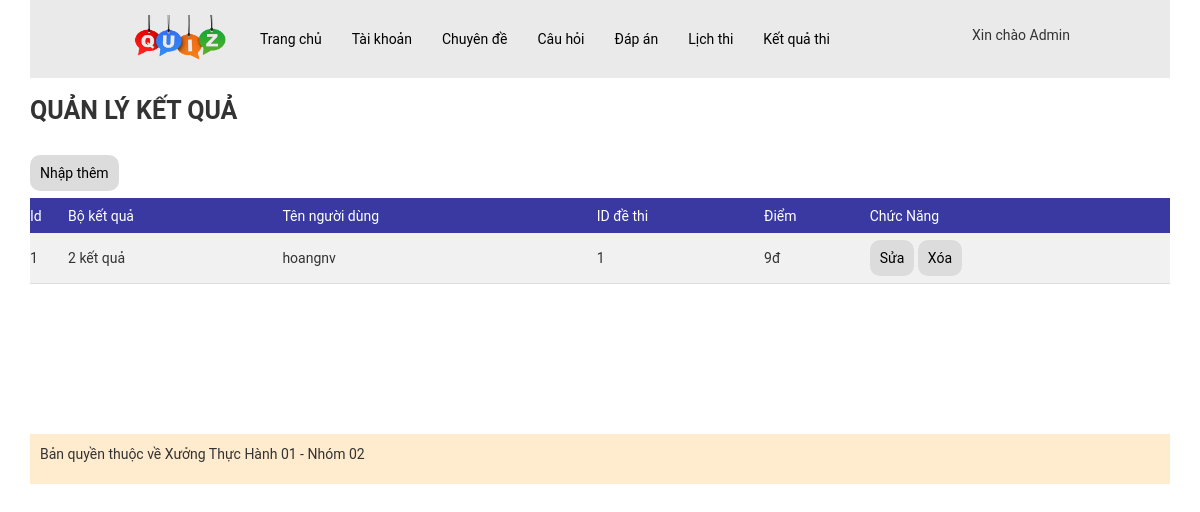
The page /admin/index.php?act=dskq (signed in) on the database its author committed.
### tables this page shows
CREATE TABLE `ketqua` (
  `id` int(11) NOT NULL,
  `bo_ket_qua` varchar(255) NOT NULL COMMENT 'Bộ kết quả',
  `id_nguoi_dung` int(11) NOT NULL,
  `id_de_thi` int(11) NOT NULL,
  `diem` int(11) NOT NULL
);

CREATE TABLE `dethi` (
  `id` int(11) NOT NULL,
  `bo_cau_hoi` varchar(255) NOT NULL COMMENT 'Bộ câu hỏi',
  `id_lichthi` int(11) NOT NULL
);

CREATE TABLE `taikhoan` (
  `id` int(11) NOT NULL,
  `username` varchar(50) NOT NULL,
  `password` varchar(50) NOT NULL,
  `fullname` varchar(60) NOT NULL,
  `image` varchar(50) DEFAULT NULL,
  `email` varchar(50) DEFAULT NULL,
  `address` varchar(255) DEFAULT NULL,
  `role` enum('1','2') NOT NULL COMMENT '1 Admin , 2 User'
);

### model/pdo.php (called while the page is built, shortened)
<?php
function pdo_get_connection(){
    $servername = "localhost";
    $username = "root";
    $password = "";
    try {
        $conn = new PDO("mysql:host=$servername;dbname=xuongth01_02", $username, $password);
        $conn->setAttribute(PDO::ATTR_ERRMODE, PDO::ERRMODE_EXCEPTION);
        return $conn;
    } catch(PDOException $e) {
        echo "Connection failed: " . $e->getMessage();
    }
}
function pdo_query($sql){
    $sql_args=array_slice(func_get_args(),1);
    try{
        $conn=pdo_get_connection();
        $stmt=$conn->prepare($sql);
        $stmt->execute($sql_args);
        $rows=$stmt->fetchAll();
        return $rows;
    }
    catch(PDOException $e){
        throw $e;
    }
    finally{
        unset($conn);
    }
}
?>

### model/ketqua.php (called while the page is built, shortened)
<?php
function loadall_ketqua()
{
    $sql = "SELECT ketqua.id, ketqua.bo_ket_qua, taikhoan.username, dethi.id, ketqua.diem FROM ketqua JOIN taikhoan on taikhoan.id = ketqua.id_nguoi_dung join dethi on dethi.id = ketqua.id_de_thi";
    $result = pdo_query($sql);
    return $result;
}

### admin/ketqua/list-ketqua.php (the view, shortened to what this page needs)
<div class="content-boder-user">
    <div class="title-boder-top-user">
        <p>QUẢN LÝ KẾT QUẢ</p>
    </div>
    <br>
    <div class="add-user">
        <a href="?act=addkq">
            Nhập thêm
        </a>
    </div>
    <div class="main-user">
        <table>
            <thead>
                <tr>
                    <td>Id</td>
                    <td>Bộ kết quả</td>
                    <td>Tên người dùng</td>
                    <td>ID đề thi </td>
                    <td>Điểm</td>
                    <td colspan="2">Chức Năng</td>
                </tr>
            </thead>
            <tbody>
                <?php foreach ($dskq as $key => $value) : ?>
                    <tr>
                        <td><?php echo $value['id'] ?></td>
                        <td><?php echo $value['bo_ket_qua'] ?></td>
                        <td><?php echo $value['username'] ?></td>
                        <td><?php echo $value['id'] ?></td>
                        <td><?php echo $value['diem'] ?>đ</td>
                        <td><a href="?act=editkq&idkq=<?php echo $value['id'] ?>">Sửa</a>
                            <a href="?act=deletekq&idkq=<?php echo $value['id'] ?>">Xóa</a>
                        </td>
                    </tr>
                <?php endforeach; ?>
            </tbody>
        </table>
    </div>
</div>

### assets/css/style.css (style rules this page uses)
* { padding: 0px; margin: 0px; font-family: roboto; }
.content-boder-user .title-boder-top-user p { padding: 15px 0px; margin: 0px; font-size: 25px; font-weight: bolder; }
.content-boder-user .main-user table { width: 100%; margin-top: 15px; background: rgba(235, 235, 235, 0.68); border-collapse: collapse; }
.content-boder-user .main-user table a,.add-user a { background: rgb(220 220 220); padding: 10px; color: black; text-decoration: none; border-radius: 10px; }
.content-boder-user .main-user table thead tr td { background: #3939a1; color: white; padding: 0; margin: 0; height: 35px; }
.content-boder-user .main-user table tbody tr td { line-height: 50px; border-bottom: 1px solid rgb(222, 222, 222); }

### rows shown on the page
ketqua: id_de_thi "1", bo_ket_qua "2 kết quả", id_nguoi_dung.username "hoangnv", diem "9"

### other values the page prints
$_SESSION['user']['fullname'] "Admin"
